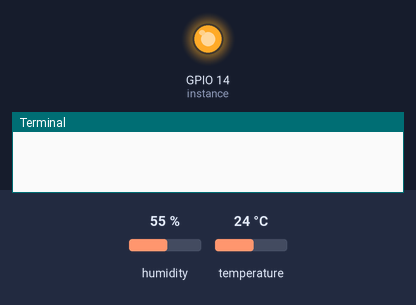
A program run on a simulated Raspberry Pi (BCM pin numbers). Shown: output pins drawn as LEDs (lit = HIGH), the last lines printed to the terminal. The test bench sets the inputs (shaded band); at power-on: humidity 55 %, temperature 24 °C. Library files of the repository ran but are not shown: dht11.py.

Above: at 0.01 s.
At 1.2 s:
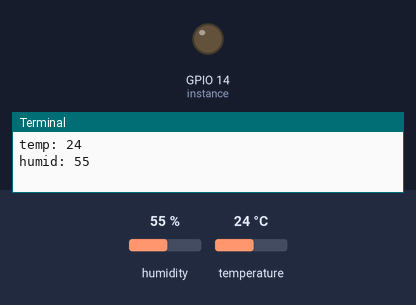
1.3 s: humidity set to 22 %
4.1 s: temperature set to 12 °C
6.9 s: humidity set to 40 %
Timing chart, 0 to 9.9 s (numbered marks = the images above; inputs shaded):
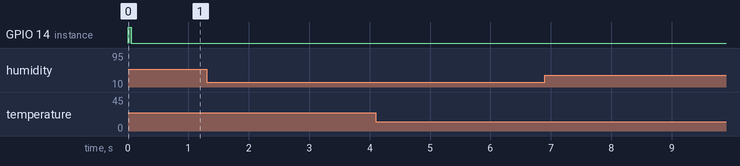

The program:

airTempHumidSensor.py
```python
import dht11
import RPi.GPIO as GPIO
import time

# 3v, GPIO 14

Temp_sensor = 14
instance = dht11.DHT11(Temp_sensor)
GPIO.setmode(GPIO.BCM)

while True:
    result = instance.read()

    if result.is_valid():
        print 'temp: '+str(result.temperature)
        print 'humid: '+str(result.humidity)
	time.sleep(2)

GPIO.cleanup()
```
